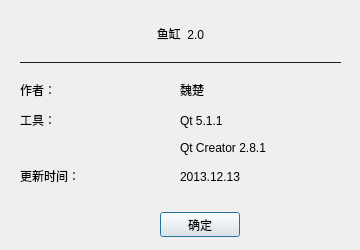
<?xml version="1.0" encoding="UTF-8"?>
<ui version="4.0">
 <class>Dialog</class>
 <widget class="QDialog" name="Dialog">
  <property name="geometry">
   <rect>
    <x>0</x>
    <y>0</y>
    <width>360</width>
    <height>250</height>
   </rect>
  </property>
  <property name="minimumSize">
   <size>
    <width>360</width>
    <height>250</height>
   </size>
  </property>
  <property name="maximumSize">
   <size>
    <width>360</width>
    <height>250</height>
   </size>
  </property>
  <property name="windowTitle">
   <string>关于</string>
  </property>
  <property name="sizeGripEnabled">
   <bool>false</bool>
  </property>
  <widget class="QPushButton" name="okButton">
   <property name="geometry">
    <rect>
     <x>160</x>
     <y>212</y>
     <width>80</width>
     <height>25</height>
    </rect>
   </property>
   <property name="text">
    <string>确定</string>
   </property>
  </widget>
  <widget class="QLabel" name="label">
   <property name="geometry">
    <rect>
     <x>20</x>
     <y>20</y>
     <width>321</width>
     <height>171</height>
    </rect>
   </property>
   <property name="text">
    <string>&lt;!DOCTYPE HTML PUBLIC &quot;-//W3C//DTD HTML 4.0//EN&quot; &quot;http://www.w3.org/TR/REC-html40/strict.dtd&quot;&gt;
&lt;html&gt;&lt;head&gt;&lt;meta name=&quot;qrichtext&quot; content=&quot;1&quot; /&gt;&lt;style type=&quot;text/css&quot;&gt;
p, li { white-space: pre-wrap; }
&lt;/style&gt;&lt;/head&gt;&lt;body style=&quot; font-family:'SimSun'; font-size:9pt; font-weight:400; font-style:normal;&quot;&gt;
&lt;p align=&quot;center&quot; style=&quot; margin-top:12px; margin-bottom:12px; margin-left:0px; margin-right:0px; -qt-block-indent:0; text-indent:0px;&quot;&gt;鱼缸  2.0&lt;/p&gt;
&lt;p style=&quot; margin-top:12px; margin-bottom:12px; margin-left:0px; margin-right:0px; -qt-block-indent:0; text-indent:0px;&quot;&gt;———————————————————————————&lt;/p&gt;
&lt;p style=&quot; margin-top:12px; margin-bottom:12px; margin-left:0px; margin-right:0px; -qt-block-indent:0; text-indent:0px;&quot;&gt;作者：		魏楚&lt;/p&gt;
&lt;p style=&quot; margin-top:12px; margin-bottom:12px; margin-left:0px; margin-right:0px; -qt-block-indent:0; text-indent:0px;&quot;&gt;工具：		Qt 5.1.1&lt;/p&gt;
&lt;p style=&quot; margin-top:12px; margin-bottom:12px; margin-left:0px; margin-right:0px; -qt-block-indent:0; text-indent:0px;&quot;&gt;		Qt Creator 2.8.1&lt;/p&gt;
&lt;p style=&quot; margin-top:12px; margin-bottom:12px; margin-left:0px; margin-right:0px; -qt-block-indent:0; text-indent:0px;&quot;&gt;更新时间：		2013.12.13&lt;/p&gt;&lt;/body&gt;&lt;/html&gt;</string>
   </property>
   <property name="alignment">
    <set>Qt::AlignJustify|Qt::AlignVCenter</set>
   </property>
  </widget>
 </widget>
 <resources/>
 <connections/>
</ui>
